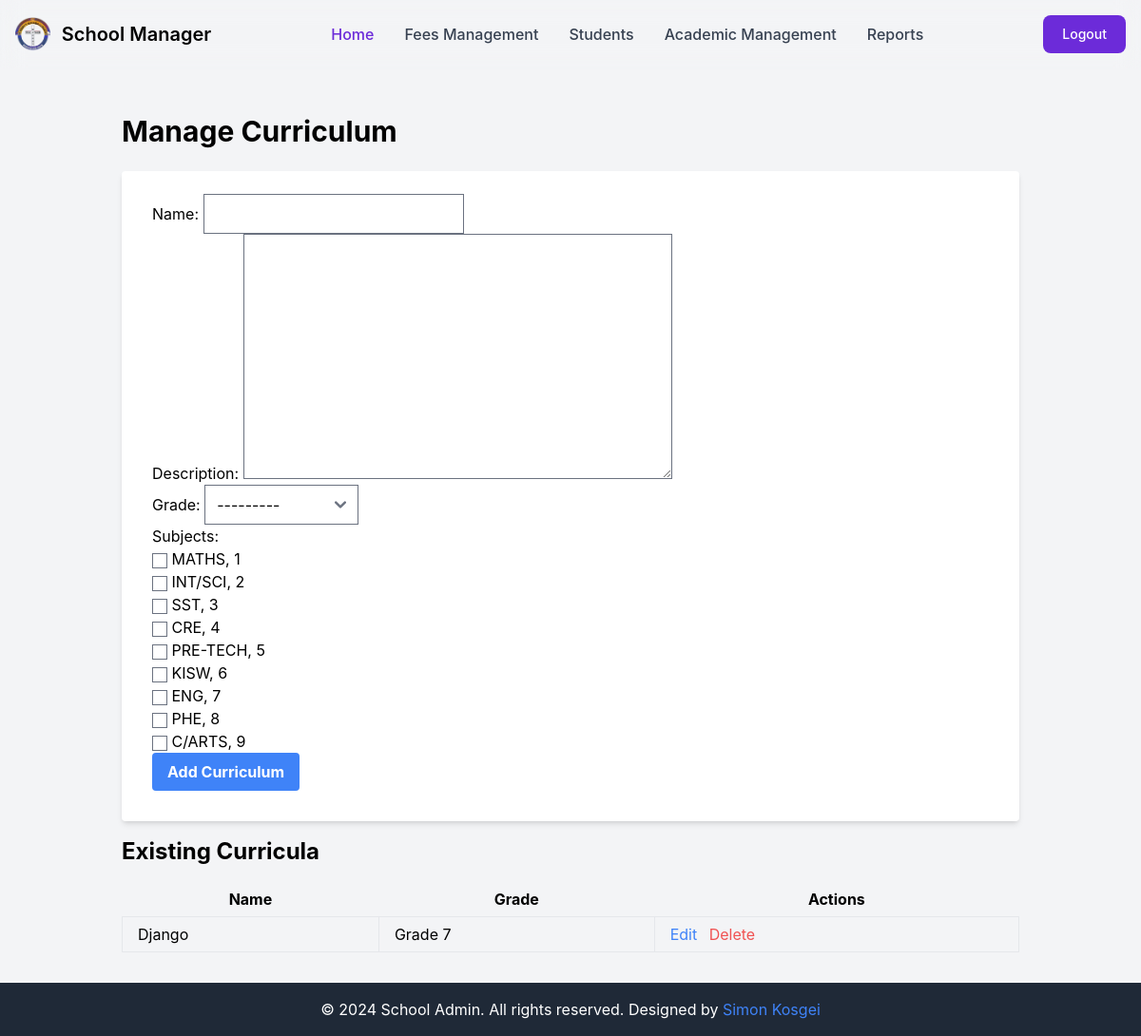
The page /control/manage_curriculum/ (signed in) on the database as committed earlier.
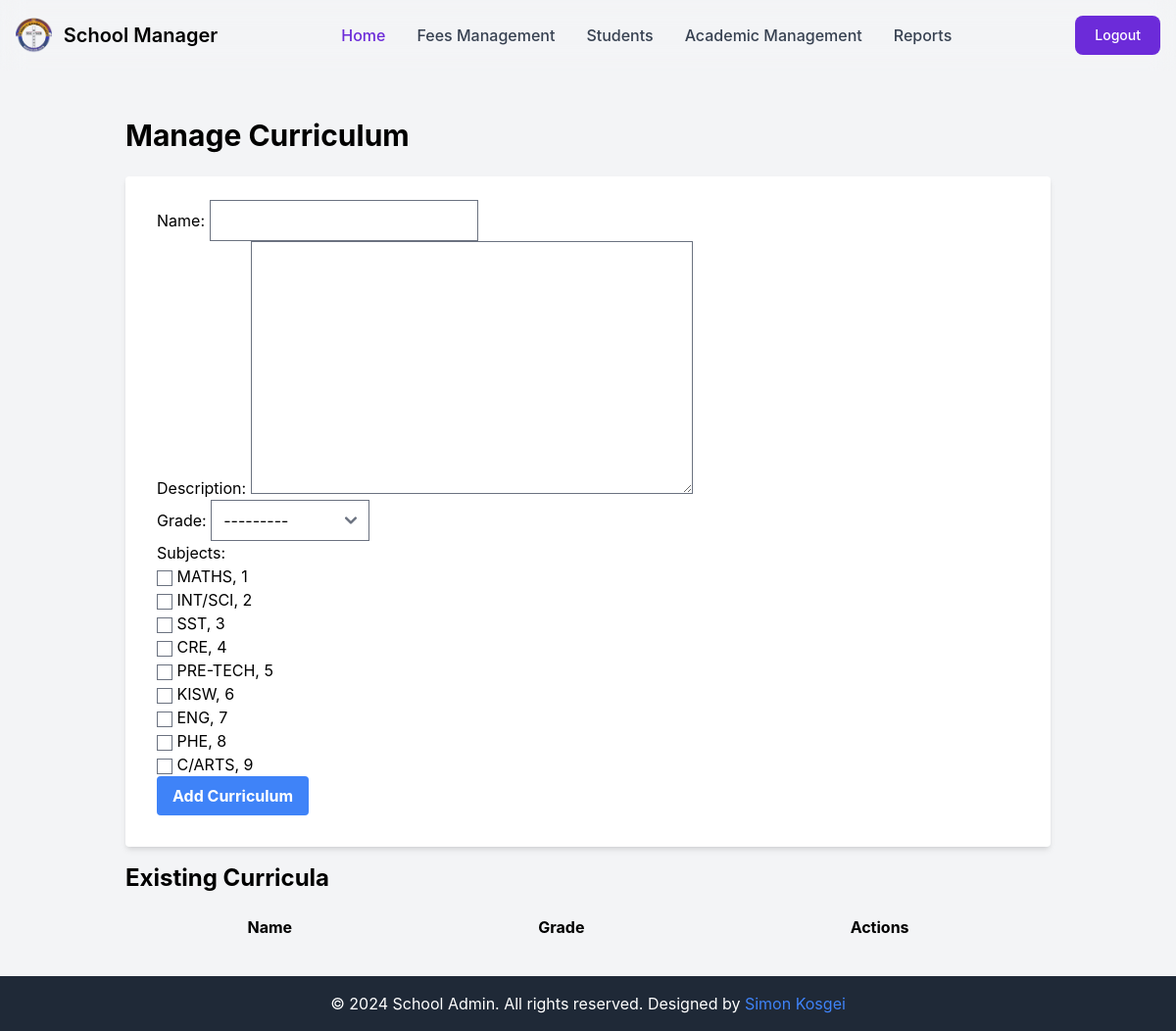
The same page on the database as committed later.
### administrator/models.py (models this page shows, shortened)
class Curriculum(models.Model):
    name = models.CharField(max_length=100)
    description = models.TextField()
    grade = models.ForeignKey(Grade, on_delete=models.CASCADE, related_name='curricula')
    subjects = models.ManyToManyField(Subject, related_name='curricula')

### learners/models.py (models this page shows)
class Grade(models.Model):
    GRADES = [
        ('Pre-Primary-1', 'Pre-Primary-1'),
        ('Pre-Primary-2', 'Pre-Primary-2'),
        ('Grade 1', 'Grade 1'),
        ('Grade 2', 'Grade 2'),
        ('Grade 3', 'Grade 3'),
        ('Grade 4', 'Grade 4'),
        ('Grade 5', 'Grade 5'),
        ('Grade 6', 'Grade 6'),
        ('Grade 7', 'Grade 7'),
        ('Grade 8', 'Grade 8'),
        ('Grade 9', 'Grade 9'),
    ]
    grade_name = models.CharField(max_length=100, choices=GRADES, unique=True)
    grade_description = models.TextField()
    class_teacher_remark = models.TextField(blank=True)
    def __str__(self):
        return self.grade_name

### administrator/views.py (the view)
# urls.py: path('manage_curriculum/', manage_curriculum, name='manage_curriculum'),
@login_required
def manage_curriculum(request):
    if request.method == 'POST':
        form = CurriculumForm(request.POST)
        if form.is_valid():
            form.save()
            messages.success(request, 'Curriculum added successfully.')
            return redirect('curriculum_list')
    else:
        form = CurriculumForm()
    curricula = Curriculum.objects.all()
    return render(request, 'admin/manage_curriculum.html', {'form': form, 'curricula': curricula})

### administrator/forms.py
class CurriculumForm(forms.ModelForm):
    class Meta:
        model = Curriculum
        fields = ['name', 'description', 'grade', 'subjects']
        widgets = {
            'subjects': forms.CheckboxSelectMultiple(),
        }

### exams/models.py (called while the page is built)
    def __str__(self):
        return f"{self.name}, {self.subject_id}"

### templates/admin/manage_curriculum.html (shortened to what this page needs)
{% extends 'admin/base.html' %}
{% load static %}
{% block content %}
<div class="container mx-auto px-4 py-8">
    <h1 class="text-3xl font-bold mb-6">Manage Curriculum</h1>
    <form method="post" class="bg-white shadow-md rounded px-8 pt-6 pb-8 mb-4">
        {{ form.as_p }}
        <button type="submit" class="bg-blue-500 hover:bg-blue-700 text-white font-bold py-2 px-4 rounded focus:outline-none focus:shadow-outline">
            Add Curriculum
        </button>
    </form>
    <h2 class="text-2xl font-bold mb-4">Existing Curricula</h2>
    <table class="table-auto w-full">
        <thead>
            <tr>
                <th class="px-4 py-2">Name</th>
                <th class="px-4 py-2">Grade</th>
                <th class="px-4 py-2">Actions</th>
            </tr>
        </thead>
        <tbody>
            {% for curriculum in curricula %}
            <tr>
                <td class="border px-4 py-2">{{ curriculum.name }}</td>
                <td class="border px-4 py-2">{{ curriculum.grade }}</td>
                <td class="border px-4 py-2">
                    <a href="{% url 'edit_curriculum' curriculum.id %}" class="text-blue-500 hover:text-blue-800">Edit</a>
                    <a href="{% url 'delete_curriculum' curriculum.id %}" class="text-red-500 hover:text-red-800 ml-2">Delete</a>
                </td>
            </tr>
            {% endfor %}
        </tbody>
    </table>
</div>
{% endblock %}

Rows that differ between the two databases and show on the page:
removed Curriculum: name "Django", grade "Grade 7"
